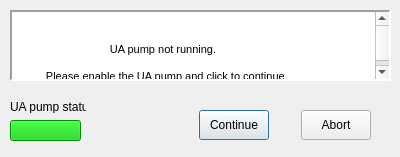
<?xml version="1.0" encoding="UTF-8"?>
<ui version="4.0">
    <class>wtf_user_prompt_pump_not_running</class>
    <widget class="QDialog" name="wtf_user_prompt_pump_not_running">
        <property name="geometry">
            <rect>
                <x>0</x>
                <y>0</y>
                <width>400</width>
                <height>157</height>
            </rect>
        </property>
        <property name="minimumSize">
            <size>
                <width>400</width>
                <height>157</height>
            </size>
        </property>
        <property name="font">
            <font>
                <weight>75</weight>
                <bold>true</bold>
            </font>
        </property>
        <property name="windowTitle">
            <string>Dialog</string>
        </property>
        <widget class="QWidget" name="layoutWidget">
            <property name="geometry">
                <rect>
                    <x>180</x>
                    <y>100</y>
                    <width>211</width>
                    <height>51</height>
                </rect>
            </property>
            <layout class="QHBoxLayout" name="cont_abort_horz">
                <property name="spacing">
                    <number>13</number>
                </property>
                <property name="sizeConstraint">
                    <enum>QLayout::SetNoConstraint</enum>
                </property>
                <item>
                    <widget class="QPushButton" name="continue_button">
                        <property name="sizePolicy">
                            <sizepolicy hsizetype="Minimum" vsizetype="Minimum">
                                <horstretch>0</horstretch>
                                <verstretch>0</verstretch>
                            </sizepolicy>
                        </property>
                        <property name="maximumSize">
                            <size>
                                <width>70</width>
                                <height>30</height>
                            </size>
                        </property>
                        <property name="font">
                            <font>
                                <weight>50</weight>
                                <bold>false</bold>
                            </font>
                        </property>
                        <property name="text">
                            <string>Continue</string>
                        </property>
                    </widget>
                </item>
                <item>
                    <widget class="QPushButton" name="abort_button">
                        <property name="sizePolicy">
                            <sizepolicy hsizetype="Minimum" vsizetype="Minimum">
                                <horstretch>0</horstretch>
                                <verstretch>0</verstretch>
                            </sizepolicy>
                        </property>
                        <property name="maximumSize">
                            <size>
                                <width>70</width>
                                <height>30</height>
                            </size>
                        </property>
                        <property name="font">
                            <font>
                                <weight>50</weight>
                                <bold>false</bold>
                            </font>
                        </property>
                        <property name="text">
                            <string>Abort</string>
                        </property>
                    </widget>
                </item>
            </layout>
        </widget>
        <widget class="QTextBrowser" name="user_prompt_output">
            <property name="geometry">
                <rect>
                    <x>10</x>
                    <y>10</y>
                    <width>381</width>
                    <height>71</height>
                </rect>
            </property>
            <property name="frameShape">
                <enum>QFrame::Panel</enum>
            </property>
            <property name="frameShadow">
                <enum>QFrame::Sunken</enum>
            </property>
            <property name="lineWidth">
                <number>2</number>
            </property>
            <property name="html">
                <string>&lt;!DOCTYPE HTML PUBLIC &quot;-//W3C//DTD HTML 4.0//EN&quot; &quot;http://www.w3.org/TR/REC-html40/strict.dtd&quot;&gt;
                    &lt;html&gt;&lt;head&gt;&lt;meta name=&quot;qrichtext&quot; content=&quot;1&quot; /&gt;&lt;style
                    type=&quot;text/css&quot;&gt;
                    p, li { white-space: pre-wrap; }
                    &lt;/style&gt;&lt;/head&gt;&lt;body style=&quot; font-family:'MS Shell Dlg 2'; font-size:8.25pt;
                    font-weight:600; font-style:normal;&quot;&gt;
                    &lt;p align=&quot;center&quot; style=&quot; margin-top:0px; margin-bottom:0px; margin-left:0px;
                    margin-right:0px; -qt-block-indent:0; text-indent:0px;&quot;&gt;&lt;span style=&quot;
                    font-weight:400;&quot;&gt;UA pump not running.&lt;/span&gt;&lt;/p&gt;
                    &lt;p align=&quot;center&quot; style=&quot;-qt-paragraph-type:empty; margin-top:0px;
                    margin-bottom:0px; margin-left:0px; margin-right:0px; -qt-block-indent:0; text-indent:0px;
                    font-weight:400;&quot;&gt;&lt;br /&gt;&lt;/p&gt;
                    &lt;p align=&quot;center&quot; style=&quot; margin-top:0px; margin-bottom:0px; margin-left:0px;
                    margin-right:0px; -qt-block-indent:0; text-indent:0px;&quot;&gt;&lt;span style=&quot;
                    font-weight:400;&quot;&gt;Please enable the UA pump and click to continue.&lt;/span&gt;&lt;/p&gt;&lt;/body&gt;&lt;/html&gt;
                </string>
            </property>
        </widget>
        <widget class="Switch" name="ua_pump_status">
            <property name="enabled">
                <bool>true</bool>
            </property>
            <property name="geometry">
                <rect>
                    <x>10</x>
                    <y>120</y>
                    <width>71</width>
                    <height>21</height>
                </rect>
            </property>
            <property name="palette">
                <palette>
                    <active>
                        <colorrole role="Button">
                            <brush brushstyle="SolidPattern">
                                <color alpha="255">
                                    <red>0</red>
                                    <green>197</green>
                                    <blue>0</blue>
                                </color>
                            </brush>
                        </colorrole>
                        <colorrole role="ButtonText">
                            <brush brushstyle="SolidPattern">
                                <color alpha="255">
                                    <red>0</red>
                                    <green>0</green>
                                    <blue>0</blue>
                                </color>
                            </brush>
                        </colorrole>
                        <colorrole role="Base">
                            <brush brushstyle="SolidPattern">
                                <color alpha="255">
                                    <red>0</red>
                                    <green>197</green>
                                    <blue>0</blue>
                                </color>
                            </brush>
                        </colorrole>
                        <colorrole role="Window">
                            <brush brushstyle="SolidPattern">
                                <color alpha="255">
                                    <red>0</red>
                                    <green>197</green>
                                    <blue>0</blue>
                                </color>
                            </brush>
                        </colorrole>
                    </active>
                    <inactive>
                        <colorrole role="Button">
                            <brush brushstyle="SolidPattern">
                                <color alpha="255">
                                    <red>0</red>
                                    <green>197</green>
                                    <blue>0</blue>
                                </color>
                            </brush>
                        </colorrole>
                        <colorrole role="ButtonText">
                            <brush brushstyle="SolidPattern">
                                <color alpha="255">
                                    <red>0</red>
                                    <green>0</green>
                                    <blue>0</blue>
                                </color>
                            </brush>
                        </colorrole>
                        <colorrole role="Base">
                            <brush brushstyle="SolidPattern">
                                <color alpha="255">
                                    <red>0</red>
                                    <green>197</green>
                                    <blue>0</blue>
                                </color>
                            </brush>
                        </colorrole>
                        <colorrole role="Window">
                            <brush brushstyle="SolidPattern">
                                <color alpha="255">
                                    <red>0</red>
                                    <green>197</green>
                                    <blue>0</blue>
                                </color>
                            </brush>
                        </colorrole>
                    </inactive>
                    <disabled>
                        <colorrole role="Button">
                            <brush brushstyle="SolidPattern">
                                <color alpha="255">
                                    <red>0</red>
                                    <green>197</green>
                                    <blue>0</blue>
                                </color>
                            </brush>
                        </colorrole>
                        <colorrole role="ButtonText">
                            <brush brushstyle="SolidPattern">
                                <color alpha="255">
                                    <red>0</red>
                                    <green>0</green>
                                    <blue>0</blue>
                                </color>
                            </brush>
                        </colorrole>
                        <colorrole role="Base">
                            <brush brushstyle="SolidPattern">
                                <color alpha="255">
                                    <red>0</red>
                                    <green>197</green>
                                    <blue>0</blue>
                                </color>
                            </brush>
                        </colorrole>
                        <colorrole role="Window">
                            <brush brushstyle="SolidPattern">
                                <color alpha="255">
                                    <red>0</red>
                                    <green>197</green>
                                    <blue>0</blue>
                                </color>
                            </brush>
                        </colorrole>
                    </disabled>
                </palette>
            </property>
            <property name="autoFillBackground">
                <bool>false</bool>
            </property>
            <property name="styleSheet">
                <string notr="true">background-color:#00c500</string>
            </property>
            <property name="text">
                <string/>
            </property>
        </widget>
        <widget class="QLabel" name="label">
            <property name="geometry">
                <rect>
                    <x>10</x>
                    <y>100</y>
                    <width>76</width>
                    <height>13</height>
                </rect>
            </property>
            <property name="font">
                <font>
                    <weight>50</weight>
                    <bold>false</bold>
                </font>
            </property>
            <property name="text">
                <string>UA pump status</string>
            </property>
        </widget>
    </widget>
    <customwidgets>
        <customwidget>
            <class>Switch</class>
            <extends>QPushButton</extends>
            <header location="global">ui_elements.switch</header>
        </customwidget>
    </customwidgets>
    <resources/>
    <connections/>
</ui>
